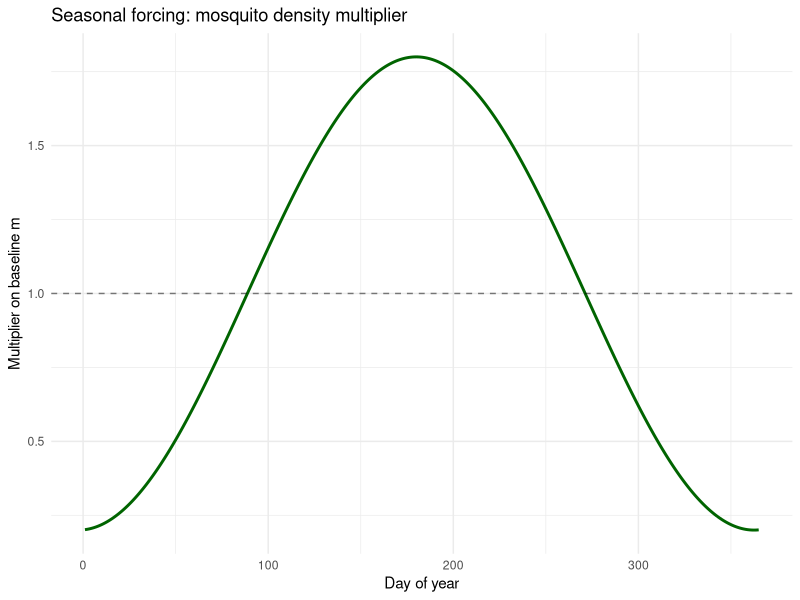
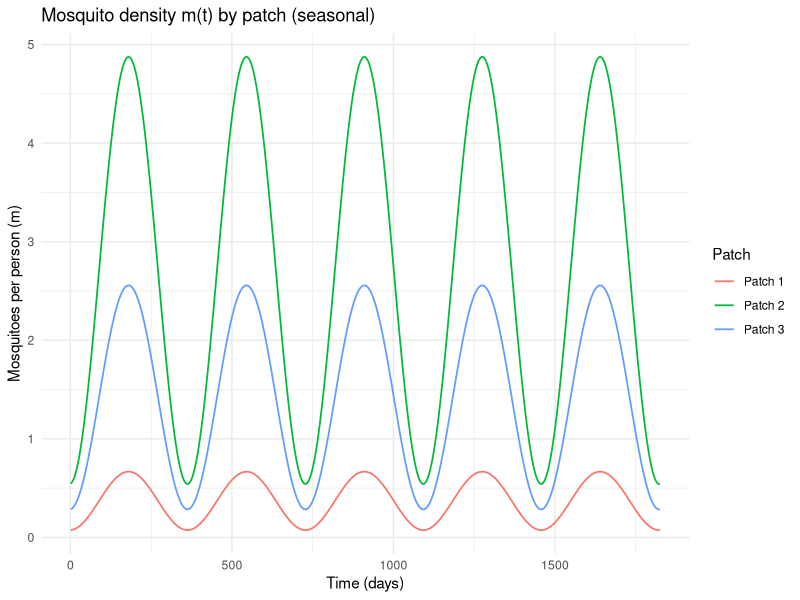
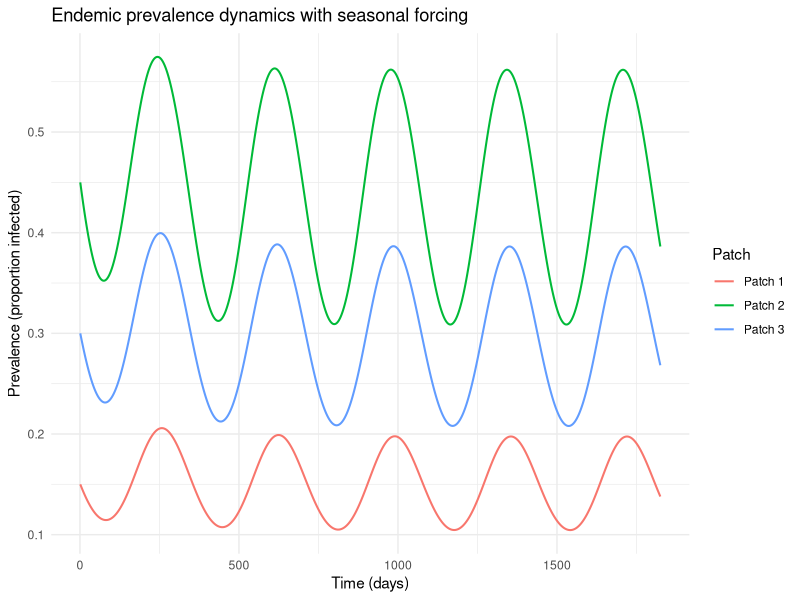
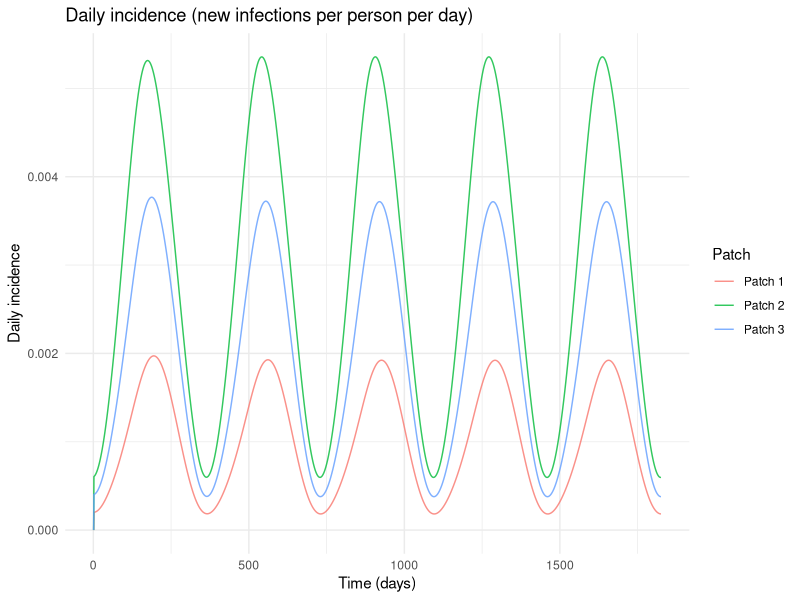
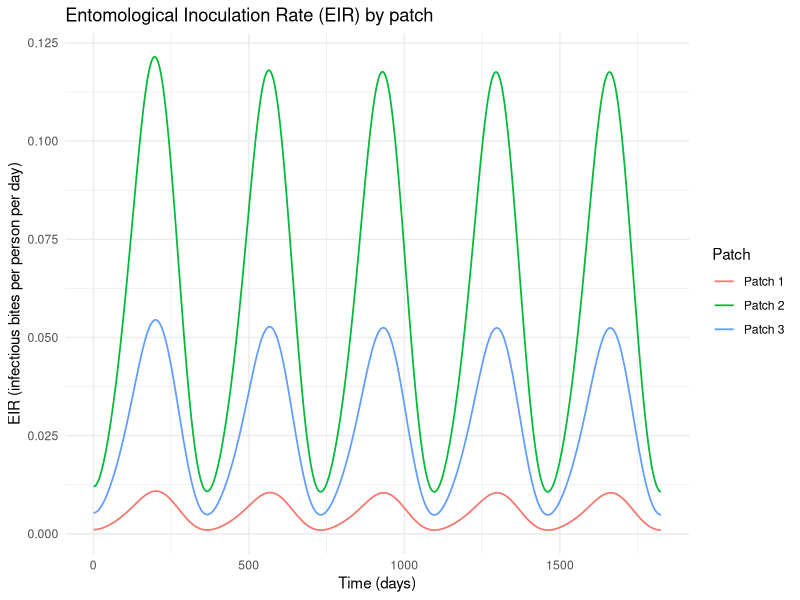
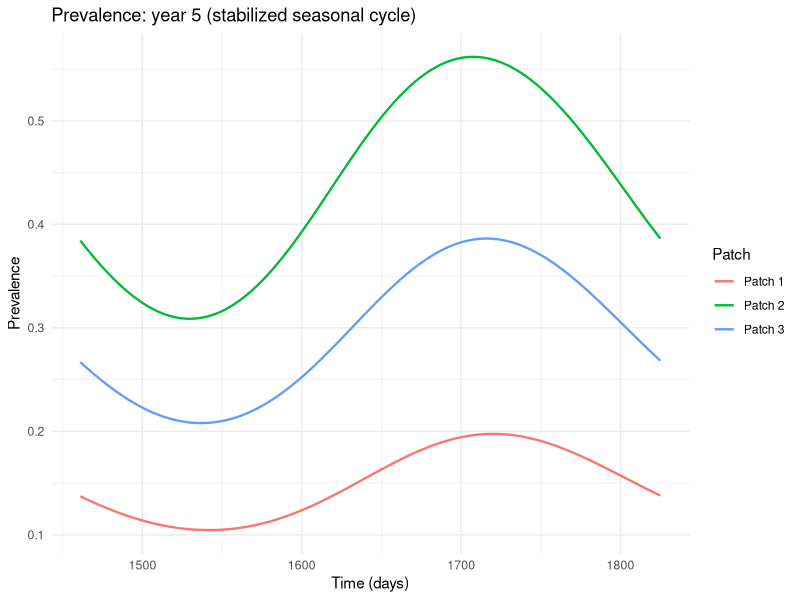
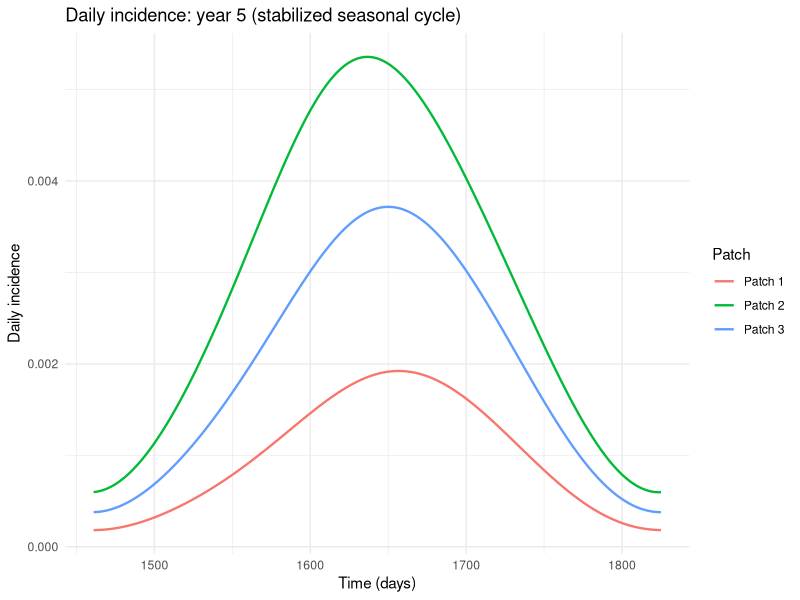

The R script that drew these images, in order:
library(deSolve)
library(ggplot2)

# ============================================================
# ODE with time-varying seasonal mosquito density
# ============================================================
malaria.ode.seasonal <- function(t, x, params) {
  X <- x[1:params[["numpatch"]]]
  C <- x[(params[["numpatch"]] + 1):length(x)]

  # Seasonal mosquito density: m(t) = m_base * seasonal_factor(t)
  m <- params[["m_base"]] * params[["seasonal_fn"]](t)

  k <- as.vector(t(X * params[["H"]]) %*% params[["pij"]] /
                   (t(params[["H"]]) %*% params[["pij"]]))

  dC <- (t(m) * params[["a"]]^2 * params[["b"]] * params[["c"]] *
           exp(-params[["mu"]] * params[["tau"]]) * k /
           (params[["a"]] * params[["c"]] * k + params[["mu"]])) %*%
    t(params[["pij"]]) * (1 - X)

  dX <- dC - (params[["r"]] * X)

  return(list(c(dX, dC)))
}

# Analytical mosquito density (used for baseline m)
malaria.ode.residence.analytical <- function(Ivector, Hvector, Pmatrix, a, b, c, mu, r, tau) {
  Gvector <- function(Xvector, r) Xvector * r / (1 - Xvector)
  Fvector <- function(Xvector, Hvector, Pmatrix, a, b, c, mu) {
    k <- sapply(1:length(Xvector), function(i)
      sum(Pmatrix[, i] * Xvector * Hvector) / sum(Pmatrix[, i] * Hvector))
    return(b * c * k / (a * c * k / mu + 1))
  }
  xvector <- Ivector / r
  gvector <- Gvector(xvector, r)
  fvector <- Fvector(xvector, Hvector, Pmatrix, a, b, c, mu)
  fmatrix <- diag(fvector)
  Cvector <- solve(Pmatrix %*% fmatrix) %*% gvector
  m <- Cvector * mu / a / a / exp(-mu * tau)
  return(m)
}

# ============================================================
# Seasonal forcing functions (inspired by MicroMoB RM_mosquito)
# ============================================================

# Sinusoidal forcing on mosquito density
# amplitude: strength of seasonality (0 = constant, 1 = goes to zero at trough)
# peak_day: day of year when mosquito density peaks (default 180 = mid-year)
make_seasonal_sinusoidal <- function(amplitude = 0.8, peak_day = 180) {
  function(t) {
    day_of_year <- t %% 365
    max(0, 1 + amplitude * sin(2 * pi * (day_of_year - peak_day + 365 / 4) / 365))
  }
}

# Normal-curve forcing (like MicroMoB emergence): peaks sharply mid-year
make_seasonal_normal <- function(peak_day = 180, sd_days = 60, baseline = 0.1) {
  peak_val <- dnorm(peak_day, mean = peak_day, sd = sd_days)
  function(t) {
    day_of_year <- t %% 365
    baseline + (1 - baseline) * dnorm(day_of_year, mean = peak_day, sd = sd_days) / peak_val
  }
}

# --- Parameters ---
a <- 0.3
b <- 0.1
c <- 0.214
r <- 1 / 150
mu <- 1 / 10
tau <- 10

# --- Synthetic 3-patch data ---
numpatch <- 3
hvector <- c(5000, 10000, 8000)
ivector <- c(0.001, 0.003, 0.002)

# Mobility matrix (rows=residence, cols=destination; rows sum to 1)
pij <- matrix(c(
  0.85, 0.10, 0.05,
  0.08, 0.80, 0.12,
  0.06, 0.09, 0.85
), nrow = 3, byrow = TRUE)

# --- Solve for baseline mosquito density ---
m_base <- malaria.ode.residence.analytical(ivector, hvector, pij, a, b, c, mu, r, tau)
m_base[m_base < 0] <- 1e-10
m_base <- as.vector(m_base)
cat("Baseline mosquito density (m):", round(m_base, 4), "\n")

# --- Choose seasonal forcing ---
# Sinusoidal: smooth oscillation (change amplitude, peak_day to taste)
seasonal_fn <- make_seasonal_sinusoidal(amplitude = 0.8, peak_day = 180)
# Alternative: sharp seasonal pulse
# seasonal_fn <- make_seasonal_normal(peak_day = 180, sd_days = 60, baseline = 0.1)

# --- Set up simulation ---
nyears <- 5
times <- seq(1, 365 * nyears, by = 1)

paras <- list(numpatch = numpatch, c = c, b = b, a = a, mu = mu,
              tau = tau, r = r, pij = pij, H = hvector,
              m_base = m_base, seasonal_fn = seasonal_fn)

# Start from equilibrium prevalence (burns in faster)
xstart <- c(ivector / r, rep(0, numpatch))

cat("Running seasonal simulation for", nyears, "years...\n")
out <- as.data.frame(ode(xstart, times, malaria.ode.seasonal, paras, method = "lsoda"))
cat("Simulation complete.\n")

# ============================================================
# Derived quantities
# ============================================================
patch_names <- paste("Patch", 1:numpatch)

# Prevalence
prev_mat <- as.matrix(out[, 2:(numpatch + 1)])

# Daily incidence (diff of cumulative)
cum_mat <- as.matrix(out[, (numpatch + 2):(2 * numpatch + 1)])
daily_inc <- rbind(cum_mat[1, ], diff(cum_mat))

# Seasonal m(t) for each patch over time
m_seasonal <- t(sapply(times, function(t) m_base * seasonal_fn(t)))

# EIR: entomological inoculation rate = m(t) * a * Z
# where Z (sporozoite rate) = a*c*k*exp(-mu*tau) / (a*c*k + mu)
# Approximate k from current prevalence
eir_mat <- matrix(NA, nrow = length(times), ncol = numpatch)
for (ti in seq_along(times)) {
  X <- prev_mat[ti, ]
  k <- as.vector(t(X * hvector) %*% pij / (t(hvector) %*% pij))
  Z <- a * c * k * exp(-mu * tau) / (a * c * k + mu)
  eir_mat[ti, ] <- as.vector(m_seasonal[ti, ] * a * Z %*% t(pij))
}

# ============================================================
# PLOTS
# ============================================================
pdf("demo_sim_plots.pdf", width = 12, height = 10)

# --- 1. Seasonal forcing: mosquito density multiplier over one year ---
one_year <- 1:365
forcing_vals <- sapply(one_year, seasonal_fn)
forcing_df <- data.frame(day = one_year, multiplier = forcing_vals)
print(
  ggplot(forcing_df, aes(x = day, y = multiplier)) +
    geom_line(linewidth = 1, color = "darkgreen") +
    geom_hline(yintercept = 1, linetype = "dashed", alpha = 0.5) +
    labs(title = "Seasonal forcing: mosquito density multiplier",
         x = "Day of year", y = "Multiplier on baseline m") +
    theme_minimal()
)

# --- 2. Mosquito density m(t) by patch ---
m_df <- data.frame(time = times, m_seasonal)
names(m_df)[2:(numpatch + 1)] <- patch_names
m_long <- reshape(m_df, direction = "long", varying = patch_names,
                  v.names = "mosquito_density", timevar = "patch",
                  times = patch_names)
print(
  ggplot(m_long, aes(x = time, y = mosquito_density, color = patch)) +
    geom_line(linewidth = 0.6) +
    labs(title = "Mosquito density m(t) by patch (seasonal)",
         x = "Time (days)", y = "Mosquitoes per person (m)",
         color = "Patch") +
    theme_minimal()
)

# --- 3. Prevalence dynamics (endemic seasonal) ---
prev_df <- data.frame(time = out$time, prev_mat)
names(prev_df)[2:(numpatch + 1)] <- patch_names
prev_long <- reshape(prev_df, direction = "long", varying = patch_names,
                     v.names = "prevalence", timevar = "patch",
                     times = patch_names)
print(
  ggplot(prev_long, aes(x = time, y = prevalence, color = patch)) +
    geom_line(linewidth = 0.7) +
    labs(title = "Endemic prevalence dynamics with seasonal forcing",
         x = "Time (days)", y = "Prevalence (proportion infected)",
         color = "Patch") +
    theme_minimal()
)

# --- 4. Daily incidence by patch ---
inc_df <- data.frame(time = out$time, daily_inc)
names(inc_df)[2:(numpatch + 1)] <- patch_names
inc_long <- reshape(inc_df, direction = "long", varying = patch_names,
                    v.names = "incidence", timevar = "patch",
                    times = patch_names)
print(
  ggplot(inc_long, aes(x = time, y = incidence, color = patch)) +
    geom_line(linewidth = 0.5, alpha = 0.8) +
    labs(title = "Daily incidence (new infections per person per day)",
         x = "Time (days)", y = "Daily incidence",
         color = "Patch") +
    theme_minimal()
)

# --- 5. EIR by patch ---
eir_df <- data.frame(time = out$time, eir_mat)
names(eir_df)[2:(numpatch + 1)] <- patch_names
eir_long <- reshape(eir_df, direction = "long", varying = patch_names,
                    v.names = "EIR", timevar = "patch",
                    times = patch_names)
print(
  ggplot(eir_long, aes(x = time, y = EIR, color = patch)) +
    geom_line(linewidth = 0.6) +
    labs(title = "Entomological Inoculation Rate (EIR) by patch",
         x = "Time (days)", y = "EIR (infectious bites per person per day)",
         color = "Patch") +
    theme_minimal()
)

# --- 6. Zoomed last year: prevalence + incidence side by side ---
last_year <- out$time > 365 * (nyears - 1)

prev_zoom <- prev_long[prev_long$time > 365 * (nyears - 1), ]
print(
  ggplot(prev_zoom, aes(x = time, y = prevalence, color = patch)) +
    geom_line(linewidth = 0.8) +
    labs(title = sprintf("Prevalence: year %d (stabilized seasonal cycle)", nyears),
         x = "Time (days)", y = "Prevalence",
         color = "Patch") +
    theme_minimal()
)

inc_zoom <- inc_long[inc_long$time > 365 * (nyears - 1), ]
print(
  ggplot(inc_zoom, aes(x = time, y = incidence, color = patch)) +
    geom_line(linewidth = 0.8) +
    labs(title = sprintf("Daily incidence: year %d (stabilized seasonal cycle)", nyears),
         x = "Time (days)", y = "Daily incidence",
         color = "Patch") +
    theme_minimal()
)

dev.off()
cat("\nPlots saved to demo_sim_plots.pdf\n")
cat("Done.\n")
